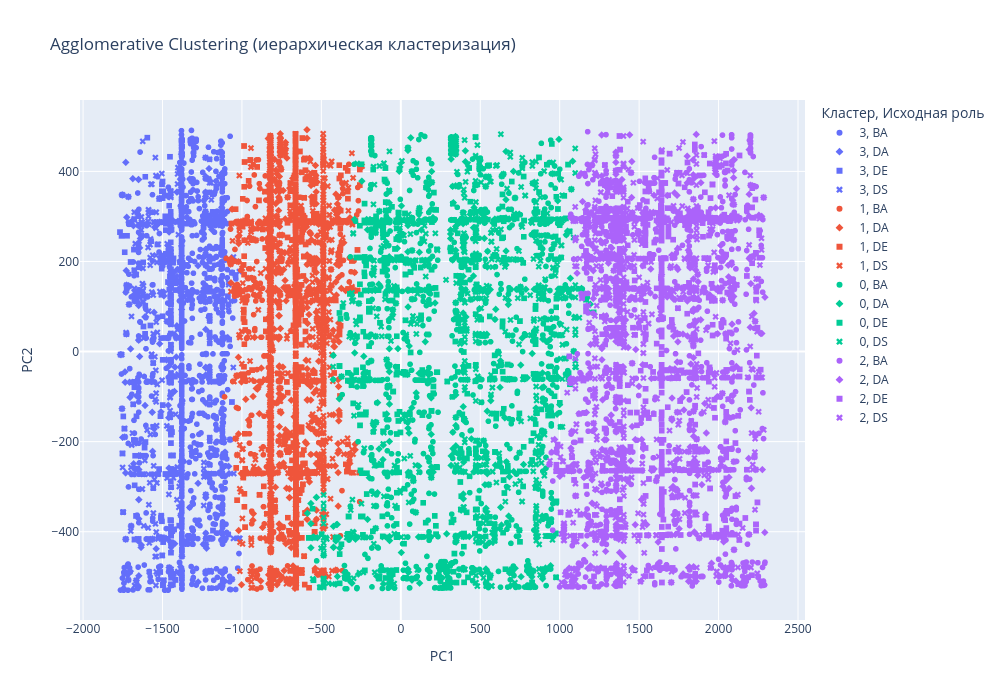

Notebook code cell kept with this figure:
### Code cell
vis_df_agglo = pd.DataFrame({
    'PC1': X_pca[:, 0],
    'PC2': X_pca[:, 1],
    'cluster': df['agglo_cluster'].astype(str),
    'role': df['role']
})

fig_agglo = px.scatter(
    vis_df_agglo, x='PC1', y='PC2', color='cluster', symbol='role',
    title='Agglomerative Clustering (иерархическая кластеризация)',
    labels={'cluster': 'Кластер', 'role': 'Исходная роль'},
    width=1000, height=700
)
fig_agglo.show()

### Figure 1 — Plotly figure (JSON) as saved in the notebook; plotly's stock layout.template omitted (floating-point values rounded to 4 significant figures; data arrays with more than 128 entries replaced by an {"elided": "..."} marker saying what was removed)
{"data": [{"hovertemplate": "Кластер=3<br>Исходная роль=BA<br>PC1=%{x}<br>PC2=%{y}<extra></extra>", "legendgroup": "3, BA", "marker": {"color": "#636efa", "symbol": "circle"}, "mode": "markers", "name": "3, BA", "showlegend": true, "type": "scattergl", "x": {"elided": "1704 float values"}, "xaxis": "x", "y": {"elided": "1704 float values"}, "yaxis": "y"}, {"hovertemplate": "Кластер=3<br>Исходная роль=DA<br>PC1=%{x}<br>PC2=%{y}<extra></extra>", "legendgroup": "3, DA", "marker": {"color": "#636efa", "symbol": "diamond"}, "mode": "markers", "name": "3, DA", "showlegend": true, "type": "scattergl", "x": {"elided": "216 float values"}, "xaxis": "x", "y": {"elided": "216 float values"}, "yaxis": "y"}, {"hovertemplate": "Кластер=3<br>Исходная роль=DE<br>PC1=%{x}<br>PC2=%{y}<extra></extra>", "legendgroup": "3, DE", "marker": {"color": "#636efa", "symbol": "square"}, "mode": "markers", "name": "3, DE", "showlegend": true, "type": "scattergl", "x": {"elided": "258 float values"}, "xaxis": "x", "y": {"elided": "258 float values"}, "yaxis": "y"}, {"hovertemplate": "Кластер=3<br>Исходная роль=DS<br>PC1=%{x}<br>PC2=%{y}<extra></extra>", "legendgroup": "3, DS", "marker": {"color": "#636efa", "symbol": "x"}, "mode": "markers", "name": "3, DS", "showlegend": true, "type": "scattergl", "x": {"elided": "418 float values"}, "xaxis": "x", "y": {"elided": "418 float values"}, "yaxis": "y"}, {"hovertemplate": "Кластер=1<br>Исходная роль=BA<br>PC1=%{x}<br>PC2=%{y}<extra></extra>", "legendgroup": "1, BA", "marker": {"color": "#EF553B", "symbol": "circle"}, "mode": "markers", "name": "1, BA", "showlegend": true, "type": "scattergl", "x": {"elided": "385 float values"}, "xaxis": "x", "y": {"elided": "385 float values"}, "yaxis": "y"}, {"hovertemplate": "Кластер=1<br>Исходная роль=DA<br>PC1=%{x}<br>PC2=%{y}<extra></extra>", "legendgroup": "1, DA", "marker": {"color": "#EF553B", "symbol": "diamond"}, "mode": "markers", "name": "1, DA", "showlegend": true, "type": "scattergl", "x": {"elided": "1068 float values"}, "xaxis": "x", "y": {"elided": "1068 float values"}, "yaxis": "y"}, {"hovertemplate": "Кластер=1<br>Исходная роль=DE<br>PC1=%{x}<br>PC2=%{y}<extra></extra>", "legendgroup": "1, DE", "marker": {"color": "#EF553B", "symbol": "square"}, "mode": "markers", "name": "1, DE", "showlegend": true, "type": "scattergl", "x": {"elided": "930 float values"}, "xaxis": "x", "y": {"elided": "930 float values"}, "yaxis": "y"}, {"hovertemplate": "Кластер=1<br>Исходная роль=DS<br>PC1=%{x}<br>PC2=%{y}<extra></extra>", "legendgroup": "1, DS", "marker": {"color": "#EF553B", "symbol": "x"}, "mode": "markers", "name": "1, DS", "showlegend": true, "type": "scattergl", "x": {"elided": "1579 float values"}, "xaxis": "x", "y": {"elided": "1579 float values"}, "yaxis": "y"}, {"hovertemplate": "Кластер=0<br>Исходная роль=BA<br>PC1=%{x}<br>PC2=%{y}<extra></extra>", "legendgroup": "0, BA", "marker": {"color": "#00cc96", "symbol": "circle"}, "mode": "markers", "name": "0, BA", "showlegend": true, "type": "scattergl", "x": {"elided": "1073 float values"}, "xaxis": "x", "y": {"elided": "1073 float values"}, "yaxis": "y"}, {"hovertemplate": "Кластер=0<br>Исходная роль=DA<br>PC1=%{x}<br>PC2=%{y}<extra></extra>", "legendgroup": "0, DA", "marker": {"color": "#00cc96", "symbol": "diamond"}, "mode": "markers", "name": "0, DA", "showlegend": true, "type": "scattergl", "x": {"elided": "422 float values"}, "xaxis": "x", "y": {"elided": "422 float values"}, "yaxis": "y"}, {"hovertemplate": "Кластер=0<br>Исходная роль=DE<br>PC1=%{x}<br>PC2=%{y}<extra></extra>", "legendgroup": "0, DE", "marker": {"color": "#00cc96", "symbol": "square"}, "mode": "markers", "name": "0, DE", "showlegend": true, "type": "scattergl", "x": {"elided": "530 float values"}, "xaxis": "x", "y": {"elided": "530 float values"}, "yaxis": "y"}, {"hovertemplate": "Кластер=0<br>Исходная роль=DS<br>PC1=%{x}<br>PC2=%{y}<extra></extra>", "legendgroup": "0, DS", "marker": {"color": "#00cc96", "symbol": "x"}, "mode": "markers", "name": "0, DS", "showlegend": true, "type": "scattergl", "x": {"elided": "878 float values"}, "xaxis": "x", "y": {"elided": "878 float values"}, "yaxis": "y"}, {"hovertemplate": "Кластер=2<br>Исходная роль=BA<br>PC1=%{x}<br>PC2=%{y}<extra></extra>", "legendgroup": "2, BA", "marker": {"color": "#ab63fa", "symbol": "circle"}, "mode": "markers", "name": "2, BA", "showlegend": true, "type": "scattergl", "x": {"elided": "930 float values"}, "xaxis": "x", "y": {"elided": "930 float values"}, "yaxis": "y"}, {"hovertemplate": "Кластер=2<br>Исходная роль=DA<br>PC1=%{x}<br>PC2=%{y}<extra></extra>", "legendgroup": "2, DA", "marker": {"color": "#ab63fa", "symbol": "diamond"}, "mode": "markers", "name": "2, DA", "showlegend": true, "type": "scattergl", "x": {"elided": "547 float values"}, "xaxis": "x", "y": {"elided": "547 float values"}, "yaxis": "y"}, {"hovertemplate": "Кластер=2<br>Исходная роль=DE<br>PC1=%{x}<br>PC2=%{y}<extra></extra>", "legendgroup": "2, DE", "marker": {"color": "#ab63fa", "symbol": "square"}, "mode": "markers", "name": "2, DE", "showlegend": true, "type": "scattergl", "x": {"elided": "810 float values"}, "xaxis": "x", "y": {"elided": "810 float values"}, "yaxis": "y"}, {"hovertemplate": "Кластер=2<br>Исходная роль=DS<br>PC1=%{x}<br>PC2=%{y}<extra></extra>", "legendgroup": "2, DS", "marker": {"color": "#ab63fa", "symbol": "x"}, "mode": "markers", "name": "2, DS", "showlegend": true, "type": "scattergl", "x": {"elided": "1034 float values"}, "xaxis": "x", "y": {"elided": "1034 float values"}, "yaxis": "y"}], "layout": {"height": 700, "legend": {"title": {"text": "Кластер, Исходная роль"}, "tracegroupgap": 0}, "title": {"text": "Agglomerative Clustering (иерархическая кластеризация)"}, "width": 1000, "xaxis": {"anchor": "y", "domain": [0, 1], "title": {"text": "PC1"}}, "yaxis": {"anchor": "x", "domain": [0, 1], "title": {"text": "PC2"}}}}
